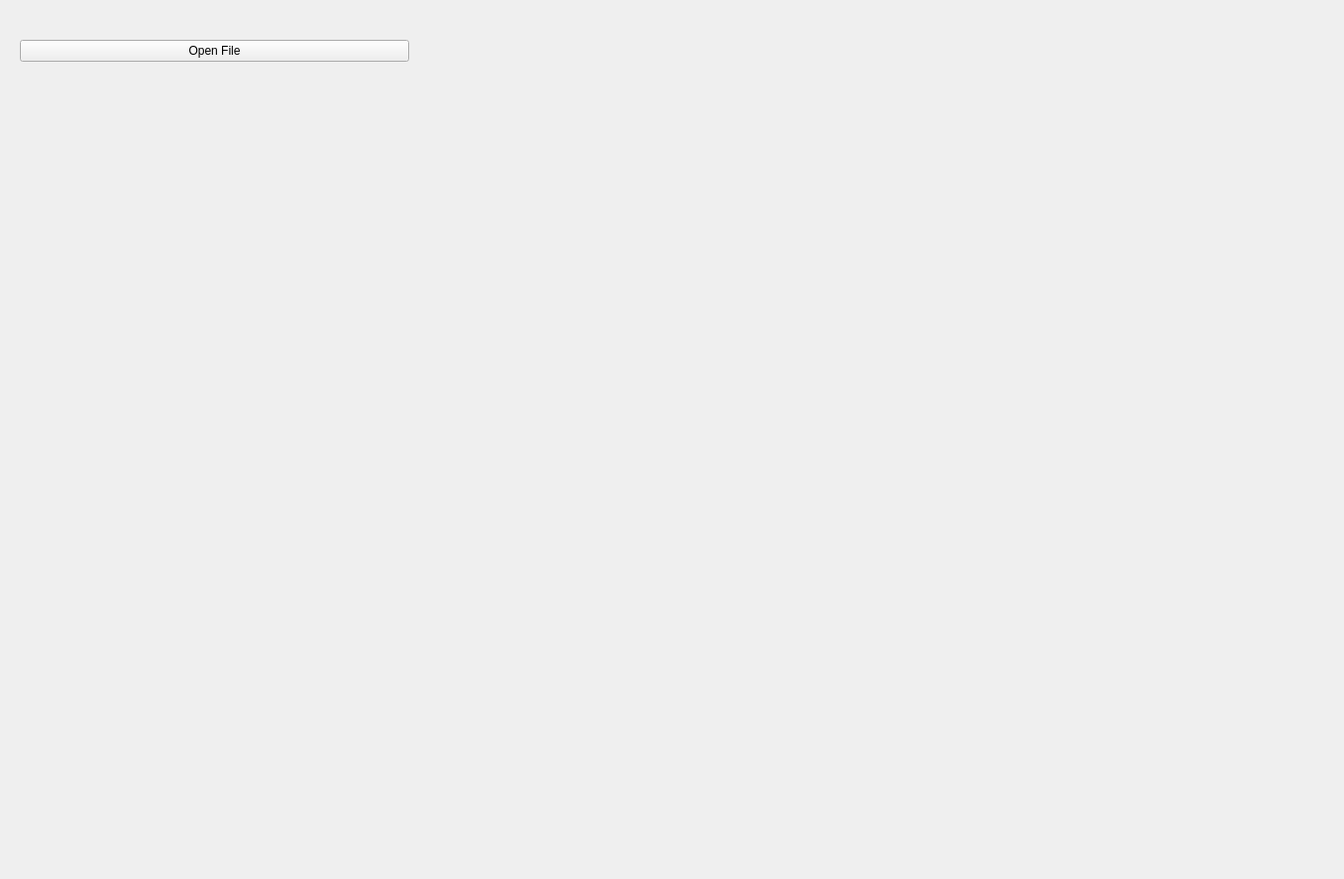
<?xml version="1.0" encoding="UTF-8"?>
<ui version="4.0">
 <class>CMainGUI</class>
 <widget class="QMainWindow" name="CMainGUI">
  <property name="geometry">
   <rect>
    <x>0</x>
    <y>0</y>
    <width>1350</width>
    <height>883</height>
   </rect>
  </property>
  <property name="minimumSize">
   <size>
    <width>0</width>
    <height>0</height>
   </size>
  </property>
  <property name="maximumSize">
   <size>
    <width>5000</width>
    <height>5000</height>
   </size>
  </property>
  <property name="windowTitle">
   <string>PCI</string>
  </property>
  <widget class="QWidget" name="centralwidget">
   <widget class="QVTKWidget" name="CVTKWidget" native="true">
    <property name="geometry">
     <rect>
      <x>430</x>
      <y>10</y>
      <width>911</width>
      <height>861</height>
     </rect>
    </property>
   </widget>
   <widget class="QWidget" name="verticalLayoutWidget_3">
    <property name="geometry">
     <rect>
      <x>20</x>
      <y>20</y>
      <width>391</width>
      <height>850</height>
     </rect>
    </property>
    <layout class="QVBoxLayout" name="verticalLayout_3">
     <item>
      <spacer name="horizontalSpacer_5">
       <property name="orientation">
        <enum>Qt::Horizontal</enum>
       </property>
       <property name="sizeHint" stdset="0">
        <size>
         <width>40</width>
         <height>20</height>
        </size>
       </property>
      </spacer>
     </item>
     <item>
      <layout class="QVBoxLayout" name="verticalLayout_5">
       <item>
        <layout class="QHBoxLayout" name="horizontalLayout_17">
         <item>
          <widget class="QPushButton" name="COpenButton">
           <property name="text">
            <string>Open File</string>
           </property>
          </widget>
         </item>
        </layout>
       </item>
       <item>
        <layout class="QHBoxLayout" name="horizontalLayout_18" stretch=""/>
       </item>
      </layout>
     </item>
     <item>
      <spacer name="verticalSpacer_4">
       <property name="orientation">
        <enum>Qt::Vertical</enum>
       </property>
       <property name="sizeHint" stdset="0">
        <size>
         <width>20</width>
         <height>40</height>
        </size>
       </property>
      </spacer>
     </item>
    </layout>
   </widget>
  </widget>
 </widget>
 <customwidgets>
  <customwidget>
   <class>QVTKWidget</class>
   <extends>QWidget</extends>
   <header location="global">QVTKWidget.h</header>
   <container>1</container>
  </customwidget>
 </customwidgets>
 <resources/>
 <connections/>
</ui>
